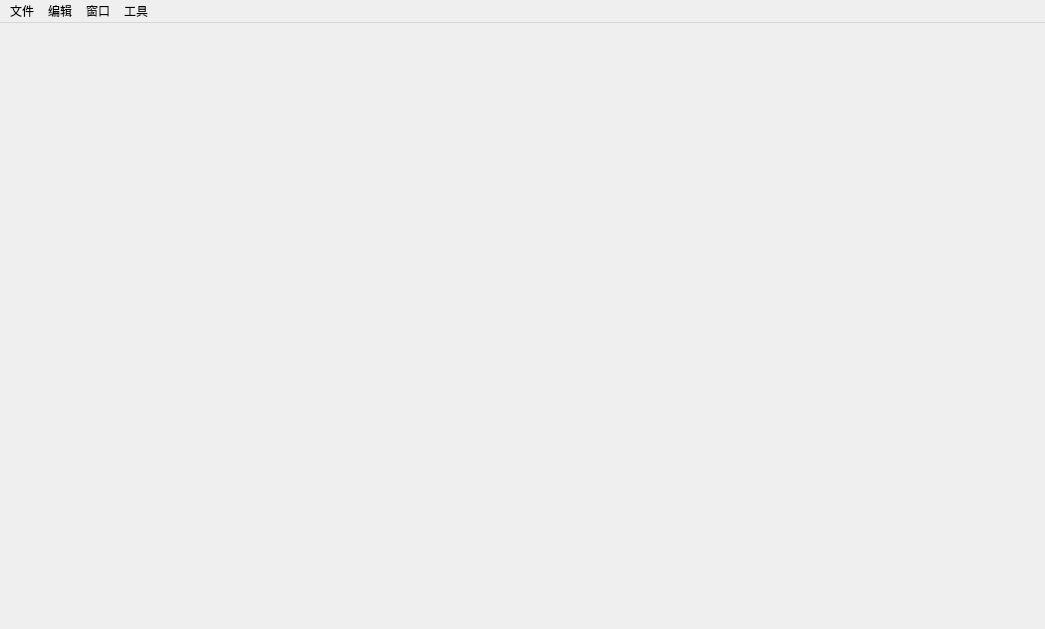
<?xml version="1.0" encoding="UTF-8"?>
<ui version="4.0">
 <class>Real_home_page</class>
 <widget class="QMainWindow" name="Real_home_page">
  <property name="geometry">
   <rect>
    <x>0</x>
    <y>0</y>
    <width>1045</width>
    <height>629</height>
   </rect>
  </property>
  <property name="windowTitle">
   <string>MainWindow</string>
  </property>
  <widget class="QWidget" name="centralwidget"/>
  <widget class="QMenuBar" name="menubar">
   <property name="geometry">
    <rect>
     <x>0</x>
     <y>0</y>
     <width>1045</width>
     <height>22</height>
    </rect>
   </property>
   <widget class="QMenu" name="menu">
    <property name="title">
     <string>文件</string>
    </property>
   </widget>
   <widget class="QMenu" name="menu_2">
    <property name="title">
     <string>编辑</string>
    </property>
   </widget>
   <widget class="QMenu" name="menu_3">
    <property name="title">
     <string>窗口</string>
    </property>
   </widget>
   <widget class="QMenu" name="menu_4">
    <property name="title">
     <string>工具</string>
    </property>
   </widget>
   <addaction name="menu"/>
   <addaction name="menu_2"/>
   <addaction name="menu_3"/>
   <addaction name="menu_4"/>
  </widget>
 </widget>
 <resources/>
 <connections/>
</ui>
